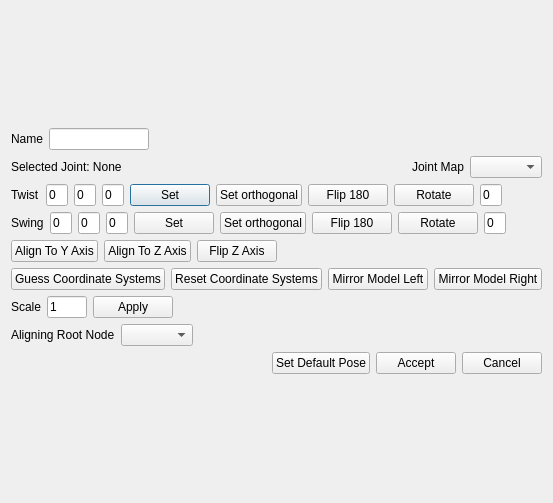
<?xml version="1.0" encoding="UTF-8"?>
<ui version="4.0">
 <class>Dialog</class>
 <widget class="QDialog" name="Dialog">
  <property name="geometry">
   <rect>
    <x>0</x>
    <y>0</y>
    <width>470</width>
    <height>503</height>
   </rect>
  </property>
  <property name="windowTitle">
   <string>Skeleton Editor</string>
  </property>
  <layout class="QGridLayout" name="gridLayout">
   <item row="0" column="0">
    <layout class="QGridLayout" name="viewerLayout"/>
   </item>
   <item row="1" column="0">
    <layout class="QVBoxLayout" name="verticalLayout">
     <item>
      <layout class="QHBoxLayout" name="horizontalLayout_8">
       <item>
        <widget class="QLabel" name="label_6">
         <property name="text">
          <string>Name</string>
         </property>
        </widget>
       </item>
       <item>
        <widget class="QLineEdit" name="nameLineEdit">
         <property name="maximumSize">
          <size>
           <width>100</width>
           <height>16777215</height>
          </size>
         </property>
        </widget>
       </item>
       <item>
        <spacer name="horizontalSpacer_8">
         <property name="orientation">
          <enum>Qt::Horizontal</enum>
         </property>
         <property name="sizeHint" stdset="0">
          <size>
           <width>40</width>
           <height>20</height>
          </size>
         </property>
        </spacer>
       </item>
      </layout>
     </item>
     <item>
      <layout class="QHBoxLayout" name="horizontalLayout">
       <item>
        <widget class="QLabel" name="jointLabel">
         <property name="text">
          <string>Selected Joint: None</string>
         </property>
        </widget>
       </item>
       <item>
        <spacer name="horizontalSpacer_5">
         <property name="orientation">
          <enum>Qt::Horizontal</enum>
         </property>
         <property name="sizeHint" stdset="0">
          <size>
           <width>40</width>
           <height>20</height>
          </size>
         </property>
        </spacer>
       </item>
       <item>
        <widget class="QLabel" name="label_2">
         <property name="text">
          <string>Joint Map</string>
         </property>
        </widget>
       </item>
       <item>
        <widget class="QComboBox" name="jointMapComboBox"/>
       </item>
      </layout>
     </item>
     <item>
      <layout class="QHBoxLayout" name="horizontalLayout_7">
       <item>
        <widget class="QLabel" name="label">
         <property name="text">
          <string>Twist</string>
         </property>
        </widget>
       </item>
       <item>
        <widget class="QLineEdit" name="twistXLineEdit">
         <property name="maximumSize">
          <size>
           <width>40</width>
           <height>16777215</height>
          </size>
         </property>
         <property name="text">
          <string>0</string>
         </property>
        </widget>
       </item>
       <item>
        <widget class="QLineEdit" name="twistYLineEdit">
         <property name="maximumSize">
          <size>
           <width>40</width>
           <height>16777215</height>
          </size>
         </property>
         <property name="text">
          <string>0</string>
         </property>
        </widget>
       </item>
       <item>
        <widget class="QLineEdit" name="twistZLineEdit">
         <property name="maximumSize">
          <size>
           <width>40</width>
           <height>16777215</height>
          </size>
         </property>
         <property name="text">
          <string>0</string>
         </property>
        </widget>
       </item>
       <item>
        <widget class="QPushButton" name="applyTwistRotationButton">
         <property name="text">
          <string>Set</string>
         </property>
        </widget>
       </item>
       <item>
        <widget class="QPushButton" name="setOrthogonalTwistButton">
         <property name="text">
          <string>Set orthogonal</string>
         </property>
        </widget>
       </item>
       <item>
        <widget class="QPushButton" name="flipTwistButton">
         <property name="text">
          <string>Flip 180</string>
         </property>
        </widget>
       </item>
       <item>
        <widget class="QPushButton" name="rotateTwistButton">
         <property name="text">
          <string>Rotate</string>
         </property>
        </widget>
       </item>
       <item>
        <widget class="QLineEdit" name="twistRotationLineEdit">
         <property name="maximumSize">
          <size>
           <width>40</width>
           <height>16777215</height>
          </size>
         </property>
         <property name="text">
          <string>0</string>
         </property>
        </widget>
       </item>
       <item>
        <spacer name="horizontalSpacer_11">
         <property name="orientation">
          <enum>Qt::Horizontal</enum>
         </property>
         <property name="sizeHint" stdset="0">
          <size>
           <width>40</width>
           <height>20</height>
          </size>
         </property>
        </spacer>
       </item>
       <item>
        <spacer name="horizontalSpacer_7">
         <property name="orientation">
          <enum>Qt::Horizontal</enum>
         </property>
         <property name="sizeHint" stdset="0">
          <size>
           <width>40</width>
           <height>20</height>
          </size>
         </property>
        </spacer>
       </item>
      </layout>
     </item>
     <item>
      <layout class="QHBoxLayout" name="horizontalLayout_5">
       <item>
        <widget class="QLabel" name="label_4">
         <property name="text">
          <string>Swing</string>
         </property>
        </widget>
       </item>
       <item>
        <widget class="QLineEdit" name="swingXLineEdit">
         <property name="maximumSize">
          <size>
           <width>40</width>
           <height>16777215</height>
          </size>
         </property>
         <property name="text">
          <string>0</string>
         </property>
        </widget>
       </item>
       <item>
        <widget class="QLineEdit" name="swingYLineEdit">
         <property name="maximumSize">
          <size>
           <width>40</width>
           <height>16777215</height>
          </size>
         </property>
         <property name="text">
          <string>0</string>
         </property>
        </widget>
       </item>
       <item>
        <widget class="QLineEdit" name="swingZLineEdit">
         <property name="maximumSize">
          <size>
           <width>40</width>
           <height>16777215</height>
          </size>
         </property>
         <property name="text">
          <string>0</string>
         </property>
        </widget>
       </item>
       <item>
        <widget class="QPushButton" name="applySwingRotationButton">
         <property name="text">
          <string>Set</string>
         </property>
        </widget>
       </item>
       <item>
        <widget class="QPushButton" name="setOrthogonalSwingButton">
         <property name="text">
          <string>Set orthogonal</string>
         </property>
        </widget>
       </item>
       <item>
        <widget class="QPushButton" name="flipSwingButton">
         <property name="text">
          <string>Flip 180</string>
         </property>
        </widget>
       </item>
       <item>
        <widget class="QPushButton" name="rotateSwingButton">
         <property name="text">
          <string>Rotate</string>
         </property>
        </widget>
       </item>
       <item>
        <widget class="QLineEdit" name="swingRotationLineEdit">
         <property name="maximumSize">
          <size>
           <width>40</width>
           <height>16777215</height>
          </size>
         </property>
         <property name="text">
          <string>0</string>
         </property>
        </widget>
       </item>
       <item>
        <spacer name="horizontalSpacer_10">
         <property name="orientation">
          <enum>Qt::Horizontal</enum>
         </property>
         <property name="sizeHint" stdset="0">
          <size>
           <width>40</width>
           <height>20</height>
          </size>
         </property>
        </spacer>
       </item>
       <item>
        <spacer name="horizontalSpacer_2">
         <property name="orientation">
          <enum>Qt::Horizontal</enum>
         </property>
         <property name="sizeHint" stdset="0">
          <size>
           <width>40</width>
           <height>20</height>
          </size>
         </property>
        </spacer>
       </item>
      </layout>
     </item>
     <item>
      <layout class="QHBoxLayout" name="horizontalLayout_3">
       <item>
        <widget class="QPushButton" name="alignToUpAxisButton">
         <property name="text">
          <string>Align To Y Axis</string>
         </property>
        </widget>
       </item>
       <item>
        <widget class="QPushButton" name="alignToForwardAxisButton">
         <property name="text">
          <string>Align To Z Axis</string>
         </property>
        </widget>
       </item>
       <item>
        <widget class="QPushButton" name="flipZAxisButton">
         <property name="text">
          <string>Flip Z Axis</string>
         </property>
        </widget>
       </item>
       <item>
        <spacer name="horizontalSpacer_3">
         <property name="orientation">
          <enum>Qt::Horizontal</enum>
         </property>
         <property name="sizeHint" stdset="0">
          <size>
           <width>40</width>
           <height>20</height>
          </size>
         </property>
        </spacer>
       </item>
      </layout>
     </item>
     <item>
      <layout class="QHBoxLayout" name="horizontalLayout_9">
       <item>
        <widget class="QPushButton" name="setGuessButton">
         <property name="text">
          <string>Guess Coordinate Systems</string>
         </property>
        </widget>
       </item>
       <item>
        <widget class="QPushButton" name="resetCosButton">
         <property name="text">
          <string>Reset Coordinate Systems</string>
         </property>
        </widget>
       </item>
       <item>
        <widget class="QPushButton" name="mirrorLeftButton">
         <property name="text">
          <string>Mirror Model Left</string>
         </property>
        </widget>
       </item>
       <item>
        <widget class="QPushButton" name="mirrorRightButton">
         <property name="text">
          <string>Mirror Model Right</string>
         </property>
        </widget>
       </item>
       <item>
        <spacer name="horizontalSpacer_9">
         <property name="orientation">
          <enum>Qt::Horizontal</enum>
         </property>
         <property name="sizeHint" stdset="0">
          <size>
           <width>40</width>
           <height>20</height>
          </size>
         </property>
        </spacer>
       </item>
      </layout>
     </item>
     <item>
      <layout class="QHBoxLayout" name="horizontalLayout_4">
       <item>
        <widget class="QLabel" name="label_3">
         <property name="text">
          <string>Scale</string>
         </property>
        </widget>
       </item>
       <item>
        <widget class="QLineEdit" name="scaleLineEdit">
         <property name="maximumSize">
          <size>
           <width>40</width>
           <height>16777215</height>
          </size>
         </property>
         <property name="text">
          <string>1</string>
         </property>
        </widget>
       </item>
       <item>
        <widget class="QPushButton" name="applyScaleButton">
         <property name="text">
          <string>Apply</string>
         </property>
        </widget>
       </item>
       <item>
        <spacer name="horizontalSpacer_4">
         <property name="orientation">
          <enum>Qt::Horizontal</enum>
         </property>
         <property name="sizeHint" stdset="0">
          <size>
           <width>40</width>
           <height>20</height>
          </size>
         </property>
        </spacer>
       </item>
      </layout>
     </item>
     <item>
      <layout class="QHBoxLayout" name="horizontalLayout_6">
       <item>
        <widget class="QLabel" name="label_5">
         <property name="text">
          <string>Aligning Root Node</string>
         </property>
        </widget>
       </item>
       <item>
        <widget class="QComboBox" name="aligningRootComboBox"/>
       </item>
       <item>
        <spacer name="horizontalSpacer_6">
         <property name="orientation">
          <enum>Qt::Horizontal</enum>
         </property>
         <property name="sizeHint" stdset="0">
          <size>
           <width>40</width>
           <height>20</height>
          </size>
         </property>
        </spacer>
       </item>
      </layout>
     </item>
     <item>
      <layout class="QHBoxLayout" name="horizontalLayout_2">
       <item>
        <spacer name="horizontalSpacer">
         <property name="orientation">
          <enum>Qt::Horizontal</enum>
         </property>
         <property name="sizeHint" stdset="0">
          <size>
           <width>40</width>
           <height>20</height>
          </size>
         </property>
        </spacer>
       </item>
       <item>
        <widget class="QPushButton" name="loadDefaultPoseButton">
         <property name="text">
          <string>Set Default Pose</string>
         </property>
        </widget>
       </item>
       <item>
        <widget class="QPushButton" name="selectButton">
         <property name="text">
          <string>Accept</string>
         </property>
        </widget>
       </item>
       <item>
        <widget class="QPushButton" name="cancelButton">
         <property name="text">
          <string>Cancel</string>
         </property>
        </widget>
       </item>
      </layout>
     </item>
    </layout>
   </item>
  </layout>
 </widget>
 <resources/>
 <connections/>
</ui>
